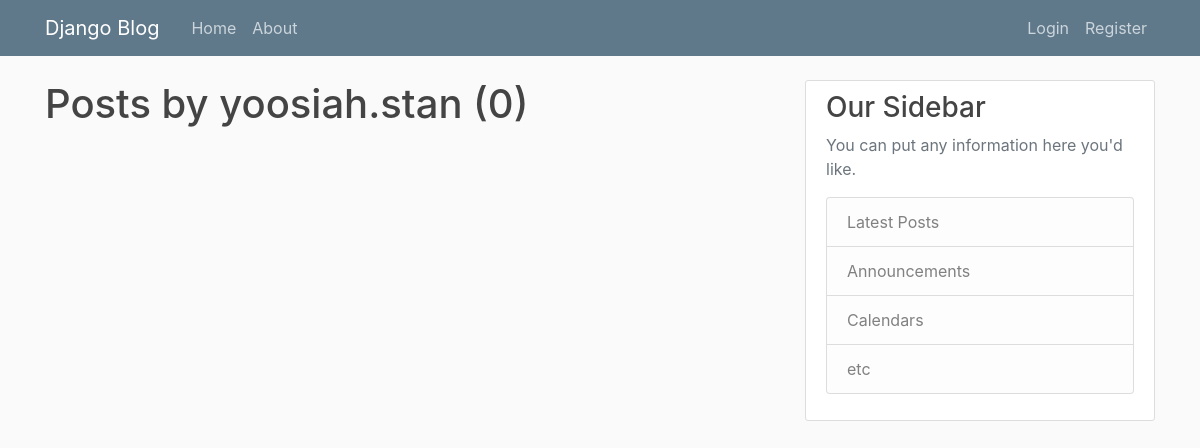
The page /user/yoosiah.stan on the database as committed earlier.
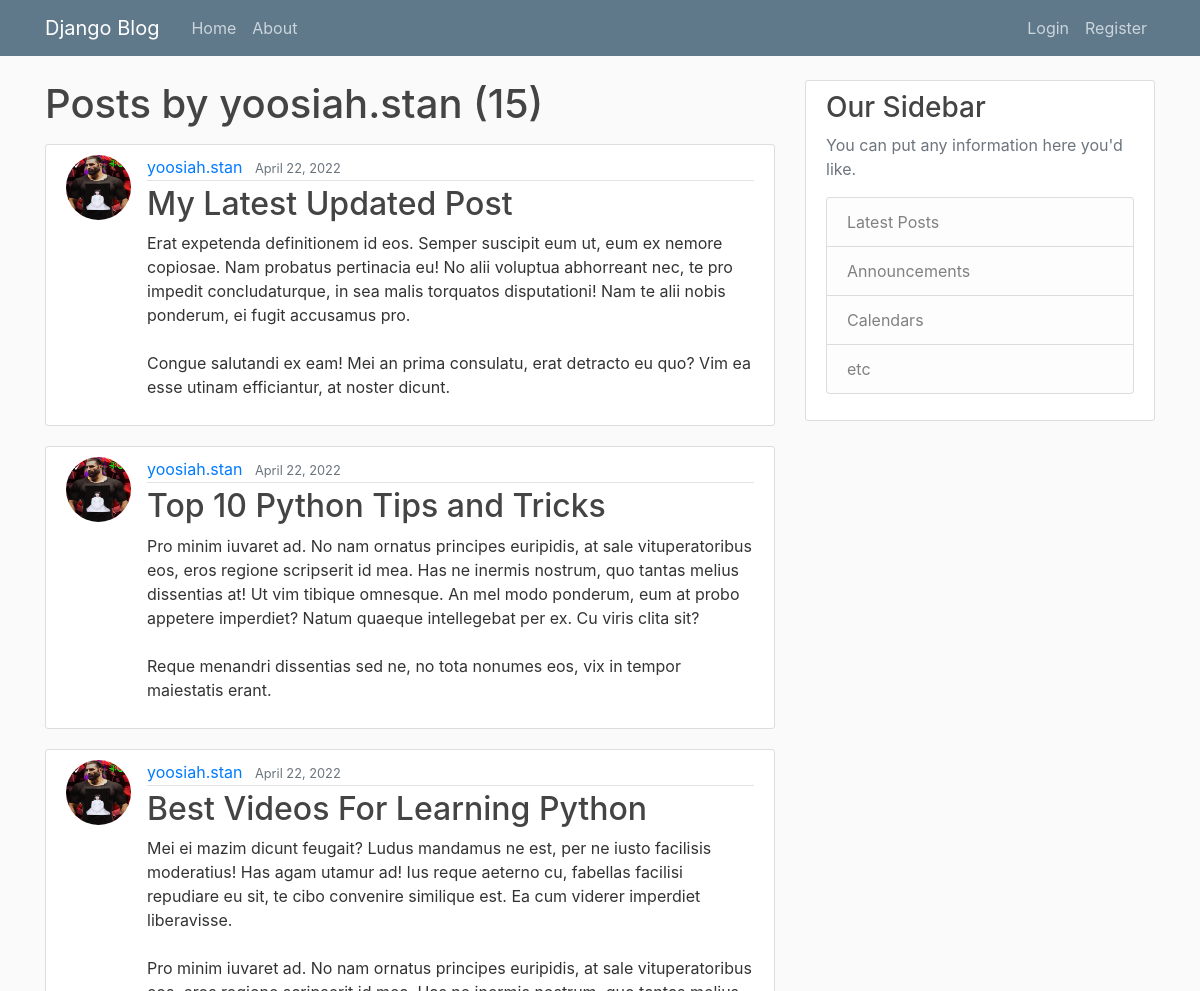
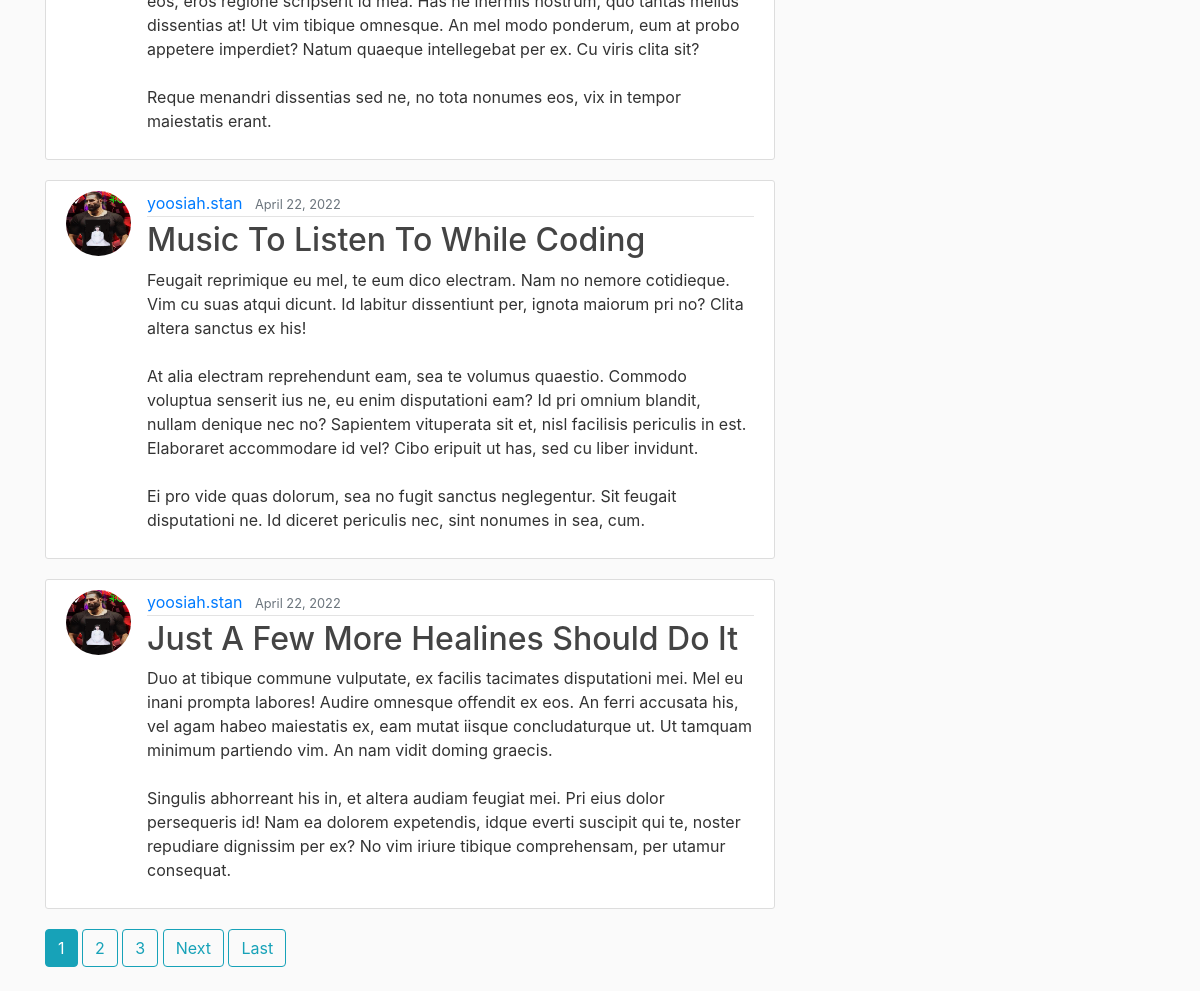
The same page on the database as committed later (2 pictures, top to bottom).
### blog/models.py (models this page shows, shortened)
class Post(models.Model):
    title = models.CharField(max_length=100)
    content = models.TextField()
    date_posted = models.DateTimeField(default=timezone.now)
    author = models.ForeignKey(User, on_delete=models.CASCADE)

### users/models.py (models this page shows, shortened)
class Profile(models.Model):
    user = models.OneToOneField(User, on_delete=models.CASCADE)
    image = models.ImageField(default='default.jpg', upload_to='profile_pics')

### blog/views.py (the view)
# urls.py: path('user/<str:username>', UserPostListView.as_view(), name='user-posts'),
class UserPostListView(ListView):
    model = Post
    template_name = 'blog/user_posts.html'  # <app>/<model>_<viewtype>.html
    context_object_name = 'posts'
    paginate_by = 5
    def get_queryset(self):
        user = get_object_or_404(User, username=self.kwargs.get('username'))
        return Post.objects.filter(author=user).order_by('-date_posted')

### blog/templates/blog/user_posts.html (shortened to what this page needs)
{% extends "blog/base.html" %}
{% block content %}
    <h1 class="mb-3">Posts by {{ view.kwargs.username }} ({{ page_obj.paginator.count }})</h1>
    {% for post in posts %}
        <article class="media content-section">
          <img class="rounded-circle article-img" src="{{ post.author.profile.image.url }}">
          <div class="media-body">
            <div class="article-metadata">
              <a class="mr-2" href="{% url 'user-posts' post.author.username %}">{{ post.author }}</a>
              <small class="text-muted">{{ post.date_posted|date:"F d, Y" }}</small>
            </div>
            <h2><a class="article-title" href="{% url 'post-detail' post.id %}">{{ post.title }}</a></h2>
            <p class="article-content">{{ post.content }}</p>
          </div>
        </article>
    {% endfor %}
    {% if is_paginated %}
      {% for num in page_obj.paginator.page_range %}
        {% if page_obj.number == num %}
          <a class="btn btn-info mb-4" href="?page={{ num }}">{{ num }}</a>
        {% elif num > page_obj.number|add:'-3' and num < page_obj.number|add:'3' %}
          <a class="btn btn-outline-info mb-4" href="?page={{ num }}">{{ num }}</a>
        {% endif %}
      {% endfor %}
      {% if page_obj.has_next %}
        <a class="btn btn-outline-info mb-4" href="?page={{ page_obj.next_page_number }}">Next</a>
        <a class="btn btn-outline-info mb-4" href="?page={{ page_obj.paginator.num_pages }}">Last</a>
      {% endif %}
    {% endif %}
{% endblock content %}

### blog/templates/blog/base.html (shortened to what this page needs)
{% load static %}
<!DOCTYPE html>
<html>
<head>
    <link rel="stylesheet" href="https://maxcdn.bootstrapcdn.com/bootstrap/4.0.0/css/bootstrap.min.css">
    <link rel="stylesheet" type="text/css" href="{% static 'blog/main.css' %}">
</head>
<body>
    <header class="site-header">
      <nav class="navbar navbar-expand-md navbar-dark bg-steel fixed-top">
        <div class="container">
          <a class="navbar-brand mr-4" href="{% url 'blog-home' %}">Django Blog</a>
          <div class="collapse navbar-collapse" id="navbarToggle">
            <div class="navbar-nav mr-auto">
              <a class="nav-item nav-link" href="{% url 'blog-home' %}">Home</a>
              <a class="nav-item nav-link" href="{% url 'blog-about' %}">About</a>
            </div>
            <div class="navbar-nav">
              {% if user.is_authenticated %}
                <a class="nav-item nav-link" href="{% url 'post-create' %}">New Post</a>
                <a class="nav-item nav-link" href="{% url 'profile' %}">Profile</a>
                <a class="nav-item nav-link" href="{% url 'logout' %}">Logout</a>
              {% else %}
                <a class="nav-item nav-link" href="{% url 'login' %}">Login</a>
                <a class="nav-item nav-link" href="{% url 'register' %}">Register</a>
              {% endif %}
            </div>
          </div>
        </div>
      </nav>
    </header>
    <main role="main" class="container">
      <div class="row">
        <div class="col-md-8">
          {% block content %}{% endblock %}
        </div>
        <div class="col-md-4">
          <div class="content-section">
            <h3>Our Sidebar</h3>
            <p class='text-muted'>You can put any information here you'd like.
              <ul class="list-group">
                <li class="list-group-item list-group-item-light">Latest Posts</li>
                <li class="list-group-item list-group-item-light">Announcements</li>
                <li class="list-group-item list-group-item-light">Calendars</li>
                <li class="list-group-item list-group-item-light">etc</li>
              </ul>
            </p>
          </div>
        </div>
      </div>
    </main>
</body>
</html>

### blog/static/blog/main.css (style rules this page uses)
body { background: #fafafa; color: #333333; margin-top: 5rem; }
h1, h2, h3, h4, h5, h6 { color: #444444; }
ul { margin: 0; }
.bg-steel { background-color: #5f788a; }
.site-header .navbar-nav .nav-link { color: #cbd5db; }
.content-section { background: #ffffff; padding: 10px 20px; border: 1px solid #dddddd; border-radius: 3px; margin-bottom: 20px; }
.article-title { color: #444444; }
.article-content { white-space: pre-line; }
.article-img { height: 65px; width: 65px; margin-right: 16px; }
.article-metadata { padding-bottom: 1px; margin-bottom: 4px; border-bottom: 1px solid #e3e3e3 }

Rows that differ between the two databases and show on the page:
added Post: author.profile.image (picture), author "yoosiah.stan", date_posted "April 22, 2022", title "My Latest Updated Post", content "Erat expetenda definitionem id eos. Semper suscipit eum ut, eum ex nemore copiosae. Nam probatus pertinacia eu! No alii voluptua abhorreant nec, te pro impedit concludaturque, in sea malis torquatos disputationi! Nam te alii nobis ponderum, ei fugit accusamus pro. Congue salutandi ex eam! Mei an prima consulatu, erat detracto eu quo? Vim ea esse utinam efficiantur, at noster dicunt."
added Post: author.profile.image (picture), author "yoosiah.stan", date_posted "April 22, 2022", title "Top 10 Python Tips and Tricks", content "Pro minim iuvaret ad. No nam ornatus principes euripidis, at sale vituperatoribus eos, eros regione scripserit id mea. Has ne inermis nostrum, quo tantas melius dissentias at! Ut vim tibique omnesque. An mel modo ponderum, eum at probo appetere imperdiet? Natum quaeque intellegebat per ex. Cu viris clita sit? Reque menandri dissentias sed ne, no tota nonumes eos, vix in tempor maiestatis erant."
added Post: author.profile.image (picture), author "yoosiah.stan", date_posted "April 22, 2022", title "Best Videos For Learning Python", content "Mei ei mazim dicunt feugait? Ludus mandamus ne est, per ne iusto facilisis moderatius! Has agam utamur ad! Ius reque aeterno cu, fabellas facilisi repudiare eu sit, te cibo convenire similique est. Ea cum viderer imperdiet liberavisse. Pro minim iuvaret ad. No nam ornatus principes euripidis, at sale vituperatoribus eos, eros regione scripserit id mea. Has ne inermis nostrum, quo tantas melius dissentias at! Ut vim tibique omnesque. An mel modo ponderum, eum at probo appetere imperdiet? Natum quaeque intellegebat per ex. Cu viris clita sit? Reque menandri dissentias sed ne, no tota nonumes eos, vix in tempor maiestatis erant."
added Post: author.profile.image (picture), author "yoosiah.stan", date_posted "April 22, 2022", title "Music To Listen To While Coding", content "Feugait reprimique eu mel, te eum dico electram. Nam no nemore cotidieque. Vim cu suas atqui dicunt. Id labitur dissentiunt per, ignota maiorum pri no? Clita altera sanctus ex his! At alia electram reprehendunt eam, sea te volumus quaestio. Commodo voluptua senserit ius ne, eu enim disputationi eam? Id pri omnium blandit, nullam denique nec no? Sapientem vituperata sit et, nisl facilisis periculis in est. Elaboraret accommodare id vel? Cibo eripuit ut has, sed cu liber invidunt. Ei pro vide quas dolorum, sea no fugit sanctus neglegentur. Sit feugait disputationi ne. Id diceret periculis nec, sint nonumes in sea, cum."
added Post: author.profile.image (picture), author "yoosiah.stan", date_posted "April 22, 2022", title "Just A Few More Healines Should Do It", content "Duo at tibique commune vulputate, ex facilis tacimates disputationi mei. Mel eu inani prompta labores! Audire omnesque offendit ex eos. An ferri accusata his, vel agam habeo maiestatis ex, eam mutat iisque concludaturque ut. Ut tamquam minimum partiendo vim. An nam vidit doming graecis. Singulis abhorreant his in, et altera audiam feugiat mei. Pri eius dolor persequeris id! Nam ea dolorem expetendis, idque everti suscipit qui te, noster repudiare dignissim per ex? No vim iriure tibique comprehensam, per utamur consequat."
Other text that changed with them:
{{ page_obj.paginator.count }}: "0" → "15"
new list line: "1"
new list line: "2"
new list line: "3"
text now shown: "Next Last"
